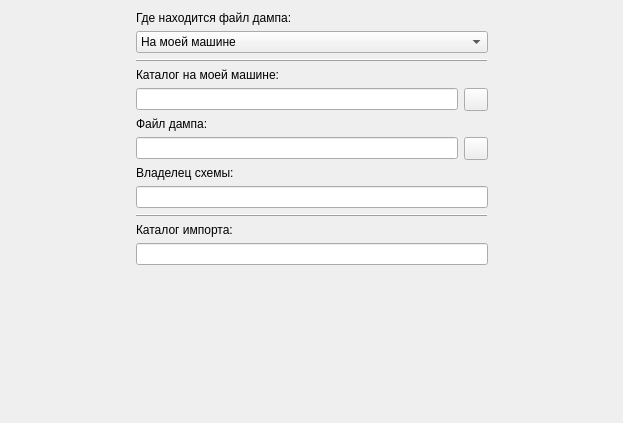
<?xml version="1.0" encoding="UTF-8"?>
<ui version="4.0">
 <class>ImpFileSelectPage</class>
 <widget class="QWizardPage" name="ImpFileSelectPage">
  <property name="geometry">
   <rect>
    <x>0</x>
    <y>0</y>
    <width>623</width>
    <height>423</height>
   </rect>
  </property>
  <property name="windowTitle">
   <string>WizardPage</string>
  </property>
  <layout class="QVBoxLayout" name="verticalLayout_3">
   <item>
    <layout class="QHBoxLayout" name="horizontalLayout_3">
     <item>
      <spacer name="horizontalSpacer_2">
       <property name="orientation">
        <enum>Qt::Horizontal</enum>
       </property>
       <property name="sizeHint" stdset="0">
        <size>
         <width>40</width>
         <height>20</height>
        </size>
       </property>
      </spacer>
     </item>
     <item>
      <layout class="QVBoxLayout" name="verticalLayout_2">
       <item>
        <widget class="QLabel" name="label">
         <property name="text">
          <string>Где находится файл дампа:</string>
         </property>
        </widget>
       </item>
       <item>
        <widget class="QComboBox" name="locationBox">
         <item>
          <property name="text">
           <string>На моей машине</string>
          </property>
         </item>
         <item>
          <property name="text">
           <string>В каталоге expdp того же сервера, на который заливаем</string>
          </property>
         </item>
         <item>
          <property name="text">
           <string>Уже находится в каталоге impdp</string>
          </property>
         </item>
         <item>
          <property name="text">
           <string>На другом сервере БД</string>
          </property>
         </item>
        </widget>
       </item>
       <item>
        <widget class="QFrame" name="frame">
         <property name="frameShape">
          <enum>QFrame::HLine</enum>
         </property>
         <property name="frameShadow">
          <enum>QFrame::Raised</enum>
         </property>
        </widget>
       </item>
       <item>
        <widget class="QLabel" name="infoEdit">
         <property name="text">
          <string>Каталог на моей машине:</string>
         </property>
        </widget>
       </item>
       <item>
        <layout class="QHBoxLayout" name="horizontalLayout">
         <item>
          <widget class="QLineEdit" name="pathEdit">
           <property name="readOnly">
            <bool>true</bool>
           </property>
          </widget>
         </item>
         <item>
          <widget class="QToolButton" name="expSelectButton">
           <property name="toolTip">
            <string>Выбор файла</string>
           </property>
           <property name="text">
            <string/>
           </property>
           <property name="icon">
            <iconset resource="../FmtLib/res/fmt.qrc">
             <normaloff>:/img/openfolderHS.png</normaloff>:/img/openfolderHS.png</iconset>
           </property>
          </widget>
         </item>
        </layout>
       </item>
       <item>
        <layout class="QVBoxLayout" name="verticalLayout">
         <item>
          <widget class="QLabel" name="dumpLabel">
           <property name="text">
            <string>Файл дампа:</string>
           </property>
          </widget>
         </item>
         <item>
          <layout class="QHBoxLayout" name="horizontalLayout_2">
           <item>
            <widget class="QLineEdit" name="dumpEdit">
             <property name="readOnly">
              <bool>true</bool>
             </property>
            </widget>
           </item>
           <item>
            <widget class="QToolButton" name="fileButton">
             <property name="toolTip">
              <string>Выбор файла</string>
             </property>
             <property name="text">
              <string/>
             </property>
             <property name="icon">
              <iconset resource="../FmtLib/res/fmt.qrc">
               <normaloff>:/img/VCProject.dll_I000d_0409.ico</normaloff>:/img/VCProject.dll_I000d_0409.ico</iconset>
             </property>
            </widget>
           </item>
          </layout>
         </item>
        </layout>
       </item>
       <item>
        <widget class="QLabel" name="label_2">
         <property name="text">
          <string>Владелец схемы:</string>
         </property>
        </widget>
       </item>
       <item>
        <widget class="QLineEdit" name="ownerEdit"/>
       </item>
       <item>
        <widget class="QFrame" name="frame_2">
         <property name="frameShape">
          <enum>QFrame::HLine</enum>
         </property>
         <property name="frameShadow">
          <enum>QFrame::Raised</enum>
         </property>
        </widget>
       </item>
       <item>
        <widget class="QLabel" name="importLabel">
         <property name="text">
          <string>Каталог импорта:</string>
         </property>
        </widget>
       </item>
       <item>
        <widget class="QLineEdit" name="importEdit"/>
       </item>
      </layout>
     </item>
     <item>
      <spacer name="horizontalSpacer">
       <property name="orientation">
        <enum>Qt::Horizontal</enum>
       </property>
       <property name="sizeHint" stdset="0">
        <size>
         <width>40</width>
         <height>20</height>
        </size>
       </property>
      </spacer>
     </item>
    </layout>
   </item>
   <item>
    <spacer name="verticalSpacer">
     <property name="orientation">
      <enum>Qt::Vertical</enum>
     </property>
     <property name="sizeHint" stdset="0">
      <size>
       <width>20</width>
       <height>135</height>
      </size>
     </property>
    </spacer>
   </item>
  </layout>
 </widget>
 <resources>
  <include location="../FmtLib/res/fmt.qrc"/>
 </resources>
 <connections/>
</ui>
